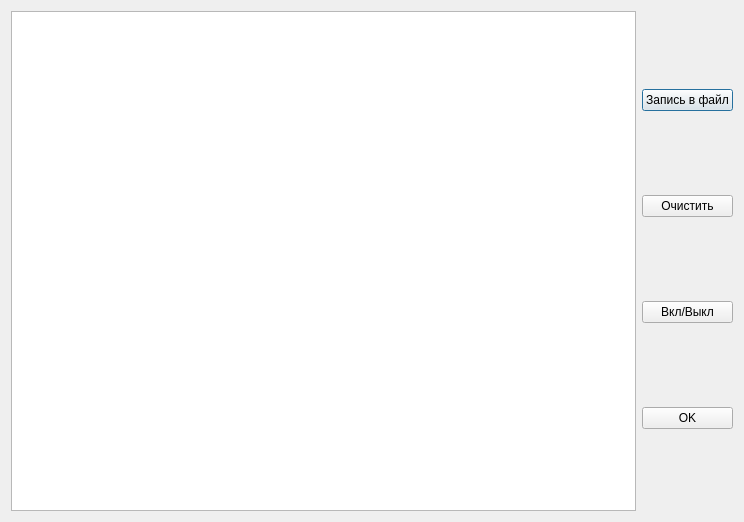
<?xml version="1.0" encoding="UTF-8"?>
<ui version="4.0">
 <class>MonitorInput</class>
 <widget class="QDialog" name="MonitorInput">
  <property name="geometry">
   <rect>
    <x>0</x>
    <y>0</y>
    <width>744</width>
    <height>522</height>
   </rect>
  </property>
  <property name="minimumSize">
   <size>
    <width>744</width>
    <height>522</height>
   </size>
  </property>
  <property name="maximumSize">
   <size>
    <width>744</width>
    <height>522</height>
   </size>
  </property>
  <property name="windowTitle">
   <string>Монитор ввода</string>
  </property>
  <layout class="QGridLayout" name="gridLayout">
   <item row="0" column="0">
    <layout class="QHBoxLayout" name="horizontalLayout">
     <item>
      <widget class="QTextEdit" name="textEdit"/>
     </item>
     <item>
      <layout class="QVBoxLayout" name="verticalLayout">
       <item>
        <widget class="QPushButton" name="pushButton_4">
         <property name="text">
          <string>Запись в файл</string>
         </property>
        </widget>
       </item>
       <item>
        <widget class="QPushButton" name="pushButton_3">
         <property name="text">
          <string>Очистить</string>
         </property>
        </widget>
       </item>
       <item>
        <widget class="QPushButton" name="pushButton_2">
         <property name="text">
          <string>Вкл/Выкл</string>
         </property>
        </widget>
       </item>
       <item>
        <widget class="QPushButton" name="pushButton">
         <property name="text">
          <string>OK</string>
         </property>
        </widget>
       </item>
      </layout>
     </item>
    </layout>
   </item>
  </layout>
 </widget>
 <resources/>
 <connections/>
</ui>
